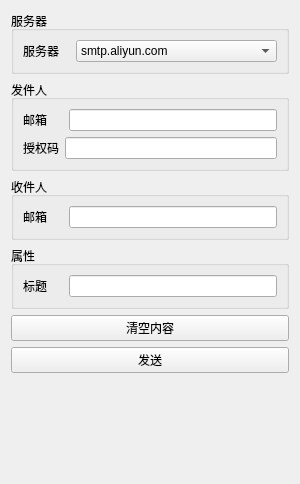
          <widget class="QWidget" name="TextEmail">
           <property name="geometry">
            <rect>
             <x>0</x>
             <y>0</y>
             <width>300</width>
             <height>484</height>
            </rect>
           </property>
           <attribute name="label">
            <string>文本邮件</string>
           </attribute>
           <layout class="QVBoxLayout" name="verticalLayout_15">
            <item>
             <layout class="QVBoxLayout" name="verticalLayout_14">
              <item>
               <widget class="QGroupBox" name="groupBox_6">
                <property name="maximumSize">
                 <size>
                  <width>290</width>
                  <height>16777215</height>
                 </size>
                </property>
                <property name="title">
                 <string>服务器</string>
                </property>
                <layout class="QVBoxLayout" name="verticalLayout_5">
                 <item>
                  <layout class="QHBoxLayout" name="horizontalLayout_7">
                   <property name="spacing">
                    <number>7</number>
                   </property>
                   <item>
                    <widget class="QLabel" name="label_TextEmailsmtpserver">
                     <property name="maximumSize">
                      <size>
                       <width>46</width>
                       <height>16777215</height>
                      </size>
                     </property>
                     <property name="text">
                      <string>服务器</string>
                     </property>
                    </widget>
                   </item>
                   <item>
                    <widget class="QComboBox" name="comboBox_TextEmailsmtpserver">
                     <property name="minimumSize">
                      <size>
                       <width>170</width>
                       <height>0</height>
                      </size>
                     </property>
                     <item>
                      <property name="text">
                       <string>smtp.aliyun.com</string>
                      </property>
                     </item>
                     <item>
                      <property name="text">
                       <string>smtp.gmail.com</string>
                      </property>
                     </item>
                     <item>
                      <property name="text">
                       <string>smtp.sina.com.cn</string>
                      </property>
                     </item>
                     <item>
                      <property name="text">
                       <string>smtp.tom.com</string>
                      </property>
                     </item>
                     <item>
                      <property name="text">
                       <string>smtp.163.com</string>
                      </property>
                     </item>
                     <item>
                      <property name="text">
                       <string>smtp.126.com</string>
                      </property>
                     </item>
                     <item>
                      <property name="text">
                       <string>smtp.qq.com</string>
                      </property>
                     </item>
                     <item>
                      <property name="text">
                       <string>smtp.sohu.com</string>
                      </property>
                     </item>
                     <item>
                      <property name="text">
                       <string>smtp.china.com</string>
                      </property>
                     </item>
                    </widget>
                   </item>
                  </layout>
                 </item>
                </layout>
               </widget>
              </item>
              <item>
               <widget class="QGroupBox" name="groupBox_7">
                <property name="maximumSize">
                 <size>
                  <width>290</width>
                  <height>16777215</height>
                 </size>
                </property>
                <property name="title">
                 <string>发件人</string>
                </property>
                <layout class="QVBoxLayout" name="verticalLayout_11">
                 <item>
                  <layout class="QHBoxLayout" name="horizontalLayout_8" stretch="0,0">
                   <property name="spacing">
                    <number>22</number>
                   </property>
                   <item>
                    <widget class="QLabel" name="label_TextEmailsenderemail">
                     <property name="text">
                      <string>邮箱</string>
                     </property>
                    </widget>
                   </item>
                   <item>
                    <widget class="QLineEdit" name="lineEdit_TextEmailsenderemail"/>
                   </item>
                  </layout>
                 </item>
                 <item>
                  <layout class="QHBoxLayout" name="horizontalLayout_9" stretch="0,0">
                   <item>
                    <widget class="QLabel" name="label_TextEmailsenderpassword">
                     <property name="text">
                      <string>授权码</string>
                     </property>
                    </widget>
                   </item>
                   <item>
                    <widget class="QLineEdit" name="lineEdit_TextEmailsenderpassword"/>
                   </item>
                  </layout>
                 </item>
                </layout>
               </widget>
              </item>
              <item>
               <widget class="QGroupBox" name="groupBox_8">
                <property name="maximumSize">
                 <size>
                  <width>290</width>
                  <height>16777215</height>
                 </size>
                </property>
                <property name="title">
                 <string>收件人</string>
                </property>
                <layout class="QVBoxLayout" name="verticalLayout_12">
                 <item>
                  <layout class="QHBoxLayout" name="horizontalLayout_10" stretch="0,0">
                   <property name="spacing">
                    <number>22</number>
                   </property>
                   <item>
                    <widget class="QLabel" name="label_TextEmailreceiveremail">
                     <property name="text">
                      <string>邮箱</string>
                     </property>
                    </widget>
                   </item>
                   <item>
                    <widget class="QLineEdit" name="lineEdit_TextEmailreceiveremail"/>
                   </item>
                  </layout>
                 </item>
                </layout>
               </widget>
              </item>
              <item>
               <widget class="QGroupBox" name="groupBox_9">
                <property name="maximumSize">
                 <size>
                  <width>290</width>
                  <height>16777215</height>
                 </size>
                </property>
                <property name="title">
                 <string>属性</string>
                </property>
                <layout class="QVBoxLayout" name="verticalLayout_13">
                 <item>
                  <layout class="QHBoxLayout" name="horizontalLayout_11">
                   <property name="spacing">
                    <number>22</number>
                   </property>
                   <item>
                    <widget class="QLabel" name="label_TextEmailtitle">
                     <property name="text">
                      <string>标题</string>
                     </property>
                    </widget>
                   </item>
                   <item>
                    <widget class="QLineEdit" name="lineEdit_TextEmailtitle"/>
                   </item>
                  </layout>
                 </item>
                </layout>
               </widget>
              </item>
              <item>
               <widget class="QPushButton" name="btn_TextEmailclearcontent">
                <property name="text">
                 <string>清空内容</string>
                </property>
               </widget>
              </item>
              <item>
               <widget class="QPushButton" name="btn_TextEmailSend">
                <property name="text">
                 <string>发送</string>
                </property>
               </widget>
              </item>
             </layout>
            </item>
            <item>
             <spacer name="verticalSpacer_3">
              <property name="orientation">
               <enum>Qt::Vertical</enum>
              </property>
              <property name="sizeHint" stdset="0">
               <size>
                <width>20</width>
                <height>40</height>
               </size>
              </property>
             </spacer>
            </item>
           </layout>
          </widget>
